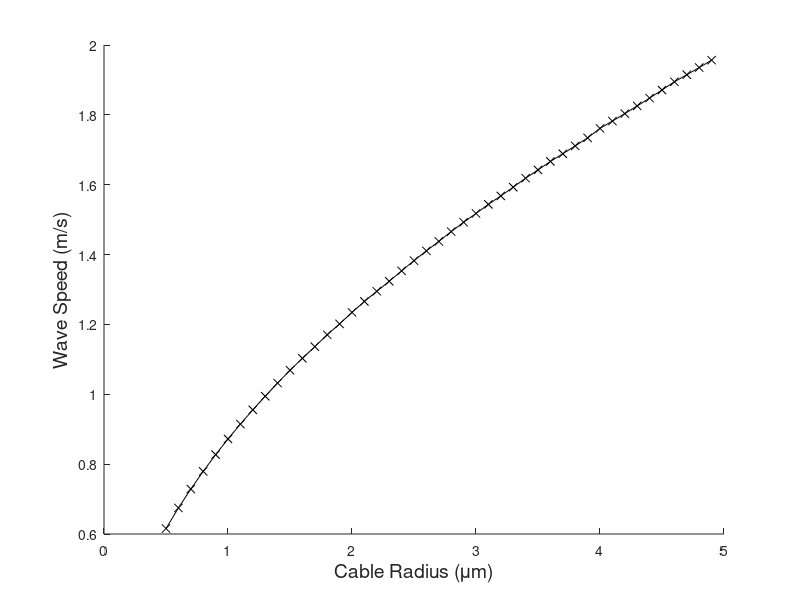

MATLAB code for this plot:


%
% Gabbiani & Cox, Mathematics for Neuroscientists
%
% stEcabsdriver.m
%
% determine wave speed in stEcab
%
% usage:	stEcabsdriver
%

function stEcabsdriver

cab = struct('rad',1e-3,'ell',1,'dx',5e-3,'dt',.01);
stim = struct('t1',1,'t2',2,'amp',5e-2,'loc',5e-3,'Tfin',20);

for j=1:45
    arad(j) = 5e-5 + (j-1)*1e-5;
    cab.rad = arad(j);
    spd(j) = stEcabs2(cab,stim,0);
end

figure(1)
plot(arad*1e4,spd*10,'kx-')
ylabel('Wave Speed (m/s)','fontsize',14)
xlabel('Cable Radius (\mum)','fontsize',14)
box off
hold off

%
% stEcabs.m
%
% Cox & Gabbiani, Mathematics for Neuroscientists
%
% determine wave speed in stEcab
%
% usage:	stEcab(cab,stim,pinc)
%
%		cab.rad = fiber radius (cm)
%		cab.ell = fiber length (cm)
%       cab.dx = space step (cm)
%       cab.dt = timestep (ms)
%		stim.t1 = start of current pulse (ms)
%		stim.t2 = end of current pulse (ms)
%       stim.amp = amplitude of current pulse (micro amps)
%       stim.loc = location of current pulse (cm)
%       stim.Tfin = stopping time (ms)
%       pinc = number of time steps between plots
%
% example:	cab = struct('rad',1e-3,'ell',1,'dx',1e-2,'dt',0.1)
%           stim = struct('t1',1,'t2',2,'amp',5e-2,'loc',1e-2,'Tfin',8)
%

function spd = stEcabs2(cab,stim,pinc)

Cm = 1;		% micro F / cm^2
R2 = 0.034;		% k Ohm cm
dx = cab.dx;
dt = cab.dt;
Nx = cab.ell/dx;		% patch length
A = 2*pi*cab.rad.*dx;		% patch surface area
x = dx/2:dx:cab.ell-dx/2;	% vector of patch midpoints

Nt = ceil(stim.Tfin/dt);

E = struct('K', -77, 'Na', 56, 'Cl', -68);
g = struct('K', 36, 'Na', 120, 'Cl', 0.3);

e1 = zeros(Nx,1);
eloc = round(Nx*stim.loc/cab.ell);
e1(eloc) = 1;
Iapp = stim.amp*e1/A;

e = ones(Nx,1);
B = spdiags([-e 2*e -e], -1:1, Nx, Nx)/dx/dx;
B(1,1) = 1/dx/dx;
B(Nx,Nx) = 1/dx/dx;
B = (cab.rad/2/R2)*B;
dB = diag(B);

options = optimset('Jacobian','on');
V = fsolve(@(V) Iss(V,E,g,B),-70*e,options);    % initial conditions

n = an(V)./(an(V)+bn(V)); 
m = am(V)./(am(V)+bm(V)); 
h = ah(V)./(ah(V)+bh(V)); 

Va = zeros(Nt,1);
Vb = zeros(Nt,1);
Va(1) = V(10);
Vb(1) = V(Nx-10);

figure(1)

t= 0;
if pinc > 0
   figure(2)
   plot3(x,t*ones(Nx,1),V)
   hold on
end

for j=2:Nt,
           
      t = (j-1)*dt;

      I = Iapp*(t-dt/2>stim.t1)*(t-dt/2<stim.t2);

      a = an(V);  c = (a+bn(V))/2;
      n = ( (1/dt-c).*n + a) ./ (1/dt + c); n4 = n.^4;

      a = am(V);  c = (a+bm(V))/2;
      m = ( (1/dt-c).*m + a) ./ (1/dt + c);

      a = ah(V);  c = (a+bh(V))/2;
      h = ( (1/dt-c).*h + a) ./ (1/dt + c); m3h = m.^3.*h;

      d = g.Na*m3h + g.K*n4 + g.Cl;

      f = g.Na*m3h*E.Na + g.K*n4*E.K + g.Cl*E.Cl + I;

      B(1:Nx+1:end) = dB + d + 2*Cm/dt;         % update the diagonal

      Vmid = B\(2*Cm*V/dt + f);
      
      V = 2*Vmid - V;
      
      Va(j) = V(10);
      Vb(j) = V(Nx-10);
      
      if mod(j,pinc) == 0
         figure(2)
         plot3(x,t*ones(Nx,1),V,'color','k')
         xlabel('Distance (m)','fontsize',14)
         ylabel('Time (s)','fontsize',14)
         zlabel('Voltage(mv)','fontsize',14)
      end
      
end
      
     [val,inda] = max(Va);
     [val,indb] = max(Vb);
     
     spd = (x(Nx-10)-x(10))/(((indb-1)*cab.dt)-((inda-1)*cab.dt));

     hold off
     
return

function [val, jac] = Iss(V,E,g,B)
Nx = length(V);
a = am(V); b = bm(V);
m = a./(a+b);
dm = (dam(V).*b - a.*dbm(V))./(a+b).^2;

a = ah(V); b = bh(V);
h = a./(a+b);
dh = (dah(V).*b - a.*dbh(V))./(a+b).^2;

a = an(V); b = bn(V);
n = a./(a+b);
dn = (dan(V).*b - a.*dbn(V))./(a+b).^2;

m3h = m.^3.*h;
n4 = n.^4;

val = B*V + g.Na*m3h.*(V-E.Na) + g.K*n4.*(V-E.K) + g.Cl.*(V-E.Cl);

dj = g.Na*((3*dm.*m.^2.*h + m.^3.*dh).*(V-E.Na) + m3h) + ...
     g.K*(4*dn.*n.^3.*(V-E.K) + n4) + g.Cl;
jac = B + spdiags(dj,0,Nx,Nx);

function val = an(v)
val = .01*(10-(v+71))./(exp(1-(v+71)/10)-1);

function val = dan(v)
tmp = exp(-(61+v)/10);
val = -( tmp.*(71+v) - 10 )./(tmp-1).^2/1000;

function val = bn(v)
val = .125*exp(-(v+71)/80);

function val = dbn(v)
val = -exp(-(v+71)/80)/640;

function val = am(v)
val = .1*(25-(v+71))./(exp(2.5-(v+71)/10)-1);

function val = dam(v)
tmp = exp(-(46+v)/10);
val = -( tmp.*(56+v) - 10 )./(tmp-1).^2/100;

function val = bm(v)
val = 4*exp(-(v+71)/18);

function val = dbm(v)
val = -(2/9)*exp(-(v+71)/18);

function val = ah(v)
val = 0.07*exp(-(v+71)/20);

function val = dah(v)
val = -(7/2000)*exp(-(v+71)/20);

function val = bh(v)
val = 1./(exp(3-(v+71)/10)+1);

function val = dbh(v)
tmp = exp(-(v+41)/10);
val = tmp./(tmp+1).^2/10;
